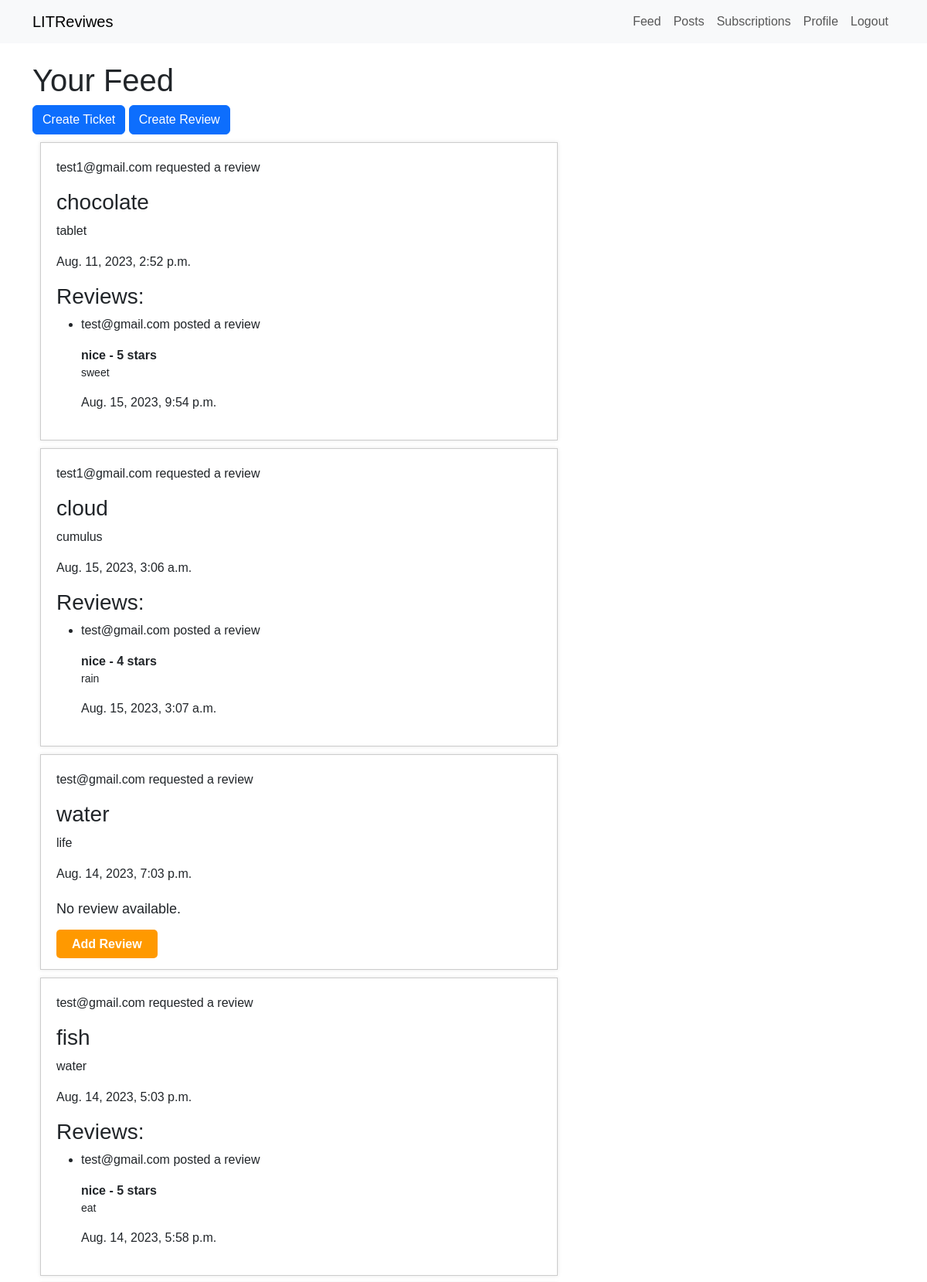
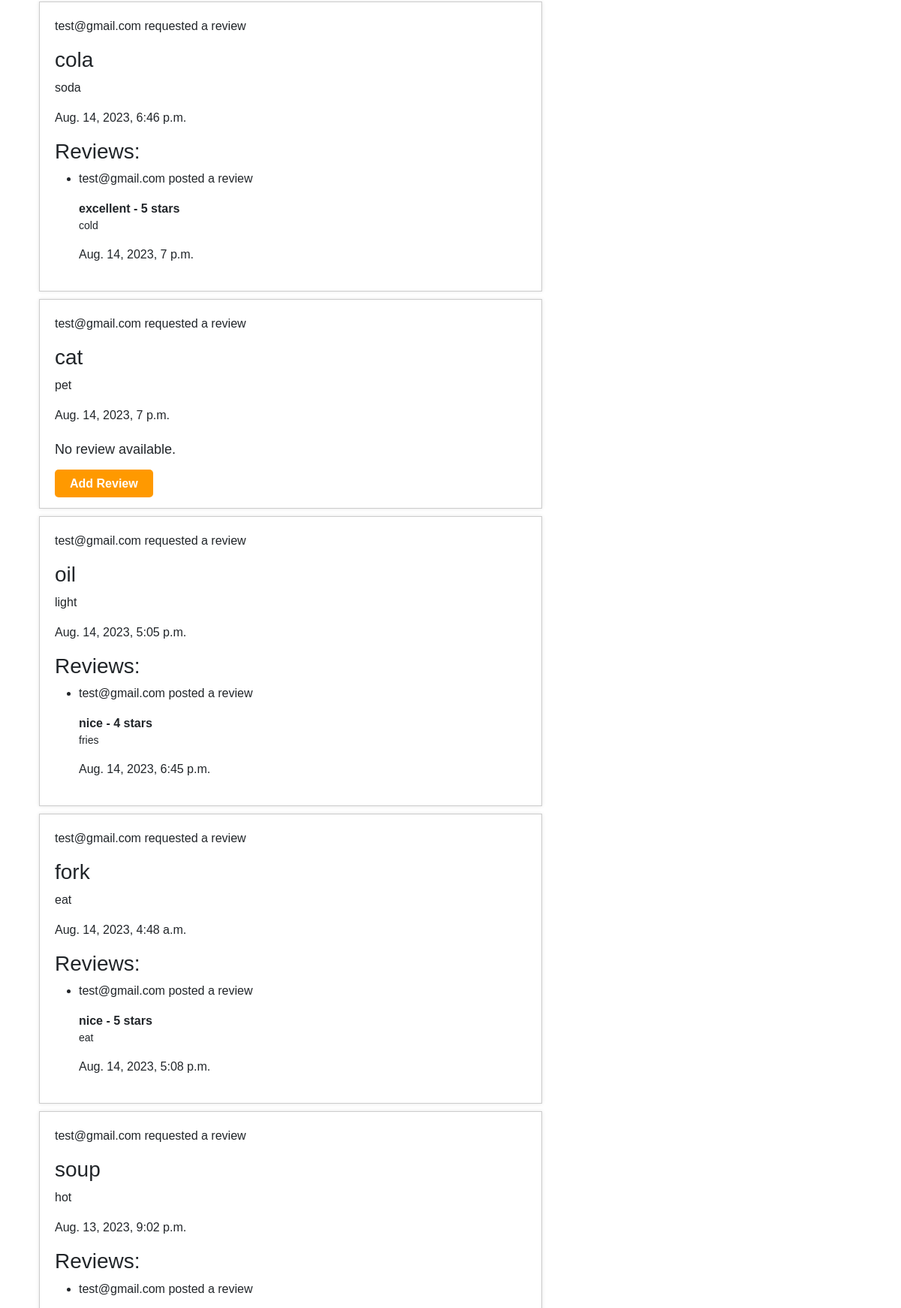
The page /feed/ (signed in, upper part) on the database its author committed (2 pictures, top to bottom).
### reviews/models.py (models this page shows)
class Ticket(models.Model):
    title = models.CharField(max_length=200)
    description = models.TextField()
    author = models.ForeignKey(settings.AUTH_USER_MODEL, on_delete=models.CASCADE)
    created_at = models.DateTimeField(auto_now_add=True)
    time_edited = models.DateTimeField(auto_now=True)

class Review(models.Model):
    headline = models.CharField(max_length=200)
    body = models.TextField()
    rating = models.IntegerField(choices=[(i, i) for i in range(1, 6)])
    user = models.ForeignKey(settings.AUTH_USER_MODEL, on_delete=models.CASCADE)
    ticket = models.ForeignKey(Ticket, null=True, blank=True, on_delete=models.CASCADE)
    created_at = models.DateTimeField(auto_now_add=True)
    time_edited = models.DateTimeField(auto_now=True)

### reviews/views.py (the view)
# urls.py: path("feed/", views.feed_view, name="feed"),
@login_required
def feed_view(request):
    user = request.user
    followed_users = user.following.values_list("followed_user", flat=True)
    feed = (
        Ticket.objects.filter(Q(author=user) | Q(author__in=followed_users) | Q(review__user=user))
        .distinct()
        .annotate(combined_created_at=Coalesce("review__time_edited", F("created_at")))
        .order_by("-combined_created_at")
    )
    return render(request, "reviews/feed.html", {"feed": feed})

### reviews/templates/reviews/feed.html
{% extends 'base.html' %}
{% block content %}
  <h1>Your Feed</h1>
  <div class="create-buttons">
    <a href="{% url 'create_ticket' %}" class="btn btn-primary">Create Ticket</a>
    <a href="{% url 'create_ticket_and_review' %}" class="btn btn-primary">Create Review</a>
  </div>
  <div class="feed-content">
    {% for item in feed %}
      <div class="feed-item">
        <p>{{ item.author }} requested a review</p>
        <h3>{{ item.title }}</h3>
        <p>{{ item.description }}</p>
        <p>{{ item.created_at }}</p>
        {% if item.review_set.exists %}
        <h3>Reviews:</h3>
        <ul class="review-list">
          {% for review in item.review_set.all %}
            <li class="review-item">
              <p >{{ review.user }} posted a review</p>
              <strong class="review-headline">{{ review.headline }} - {{ review.rating }} stars</strong>
              <p class="review-body">{{ review.body }}</p>
              <p>{{ review.created_at }}</p>
            </li>
          {% endfor %}
        </ul>
        {% else %}
        <p class="no-review">No review available.</p>
      {% endif %}
      {% if not item.review_set.exists %}
      <a href="{% url 'create_review' ticket_id=item.id %}" class="create-review-link">Add Review</a>
      {% endif %}
      </div>
    {% endfor %}
  </div>
{% endblock %}

### reviews/templates/base.html (shortened to what this page needs)
{% load static %}
<!DOCTYPE html>
<html>
<head>
    <link rel="stylesheet" href="{% static 'css/bootstrap.min.css' %}">
    <link rel="stylesheet" href="{% static 'css/styles.css' %}">
</head>
<body>
    <header class="navbar navbar-expand-lg navbar-light bg-light">
        <div class="container">
            <a class="navbar-brand" href="{% url 'feed' %}">LITReviwes</a>
            <div class="collapse navbar-collapse" id="navbarNav">
                <ul class="navbar-nav ms-auto">
                    <li class="nav-item">
                        <a class="nav-link" href="{% url 'feed' %}">Feed</a>
                    </li>
                    <li class="nav-item">
                        <a class="nav-link" href="{% url 'posts' %}">Posts</a>
                    </li>
                    <li class="nav-item">
                        <a class="nav-link" href="{% url 'subscriptions' %}">Subscriptions</a>
                    </li>
                    <li class="nav-item">
                        <a class="nav-link" href="{% url 'user_profile' %}">Profile</a>
                    </li>
                    <li class="nav-item">
                        <a class="nav-link" href="{% url 'login' %}">Logout</a>
                    </li>
                </ul>
            </div>
        </div>
    </header>
    <div class="container mt-4">
        {% block content %}
        {% endblock %}
    </div>
</body>
</html>

### reviews/static/css/styles.css (style rules this page uses)
body { font-family: Arial, sans-serif; }
header { background-color: #333; color: #fff; padding: 10px; }
.review-headline { font-size: 16px; }
.review-body { font-size: 14px; }
.no-review, .no-post { font-size: 18px; margin: 20px 0; }
.feed-item { border: 1px solid #ccc; padding: 20px; margin: 10px; width: 60%; background-color: #fff; box-shadow: 0px 0px 5px rgba(0, 0, 0, 0.1); }
.create-review-link { background-color: #ff9900; color: #fff; padding: 10px 20px; border-radius: 5px; text-decoration: none; border-radius: 4px; font-weight: bold; cursor: pointer; }
.create-review-link { background-color: #ff9900; color: #fff; padding: 10px 20px; border-radius: 5px; text-decoration: none; }

### rows shown on the page
Ticket: author "test1@gmail.com", title "chocolate", description "tablet", created_at "Aug. 11, 2023, 2:52 p.m."
Review: user "test@gmail.com", headline "nice", rating "5", body "sweet", created_at "Aug. 15, 2023, 9:54 p.m."
Ticket: author "test1@gmail.com", title "cloud", description "cumulus", created_at "Aug. 15, 2023, 3:06 a.m."
Review: user "test@gmail.com", headline "nice", rating "4", body "rain", created_at "Aug. 15, 2023, 3:07 a.m."
Ticket: author "test@gmail.com", title "water", description "life", created_at "Aug. 14, 2023, 7:03 p.m.", shows "No review available.", shows "Add Review"
Ticket: author "test@gmail.com", title "fish", description "water", created_at "Aug. 14, 2023, 5:03 p.m."
Review: user "test@gmail.com", headline "nice", rating "5", body "eat", created_at "Aug. 14, 2023, 5:58 p.m."
Ticket: author "test@gmail.com", title "cola", description "soda", created_at "Aug. 14, 2023, 6:46 p.m."
Review: user "test@gmail.com", headline "excellent", rating "5", body "cold", created_at "Aug. 14, 2023, 7 p.m."
Ticket: author "test@gmail.com", title "cat", description "pet", created_at "Aug. 14, 2023, 7 p.m.", shows "No review available.", shows "Add Review"
Ticket: author "test@gmail.com", title "oil", description "light", created_at "Aug. 14, 2023, 5:05 p.m."
Review: user "test@gmail.com", headline "nice", rating "4", body "fries", created_at "Aug. 14, 2023, 6:45 p.m."
Ticket: author "test@gmail.com", title "fork", description "eat", created_at "Aug. 14, 2023, 4:48 a.m."
Review: user "test@gmail.com", headline "nice", rating "5", body "eat", created_at "Aug. 14, 2023, 5:08 p.m."
Ticket: author "test@gmail.com", title "soup", description "hot", created_at "Aug. 13, 2023, 9:02 p.m."
Review: user "test@gmail.com"
